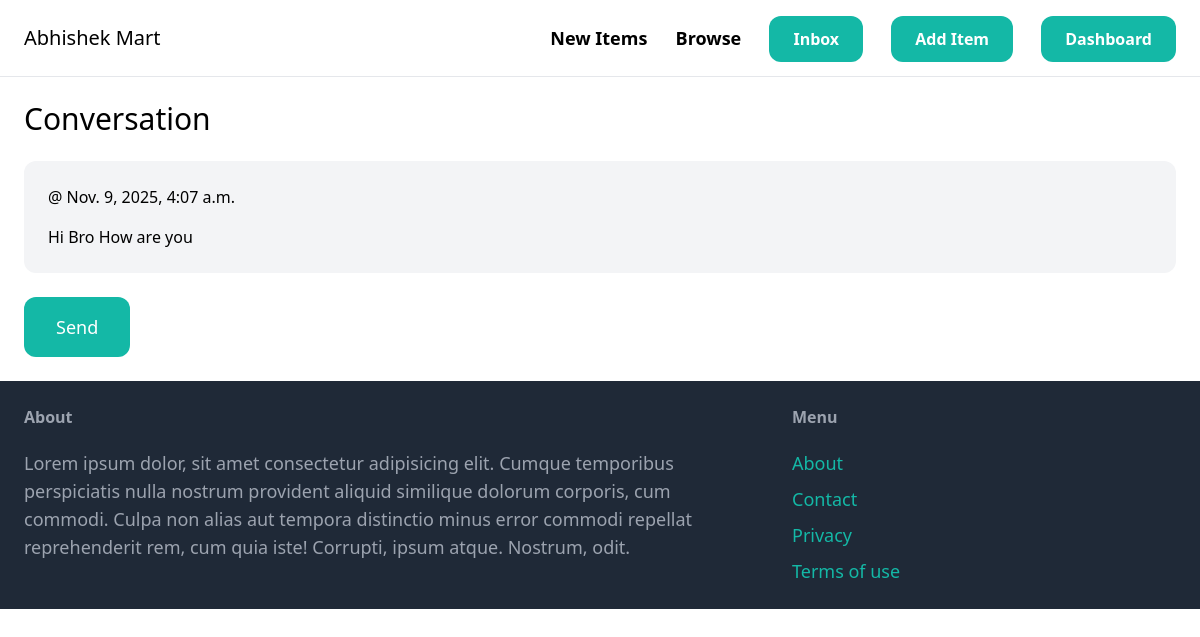
The page /inbox/4/ (signed in) on the database its author committed.
### conversation/models.py (models this page shows)
class ConversationMessage(models.Model):
    conversation = models.ForeignKey(Conversation, related_name='messages', on_delete=models.CASCADE)
    content = models.TextField()
    created_at = models.DateTimeField(auto_now_add=True)
    members = models.ForeignKey(User, related_name='created_messages', on_delete=models.CASCADE)

### conversation/views.py (the view)
# urls.py: path('<int:pk>/',views.detail_conversation,name='detail_conversation')
@login_required
def detail_conversation(request,pk):
    conversation=Conversation.objects.filter(members__in=[request.user.id]).get(pk=pk)
    return render(request,'detail_conversation.html',{'conversation':conversation})

### conversation/templates/detail_conversation.html (shortened to what this page needs)
{% extends 'base.html' %}
{% block content %}
<h1 class="mb-6 text-3xl">Conversation</h1>
<div class="space-y-6">
    {% for message in conversation.messages.all %}
        <div class="p-6 flex {% if message.created_by == request.user %}bg-blue-100{% else %}bg-gray-100{% endif %} rounded-xl">
            <div>
                <p class="mb-4"><strong>{{ message.created_by.username }}</strong> @ {{ message.created_at }}</p>
                <p>{{ message.content }}</p>
            </div>
        </div>
    {% endfor %}
</div>
<form method="post" action="." class="mt-6">
    <button class="py-4 px-8 text-lg bg-teal-500 hover:bg-teal-700 rounded-xl text-white">Send</button>
</form>
{% endblock %}

### rows shown on the page
ConversationMessage: created_at "Nov. 9, 2025, 4:07 a.m.", content "Hi Bro How are you"
